Frame 1 (no input): blank canvas, image omitted
Frame 60 (the mouse pressed at the canvas centre just before this capture): blank canvas, image omitted
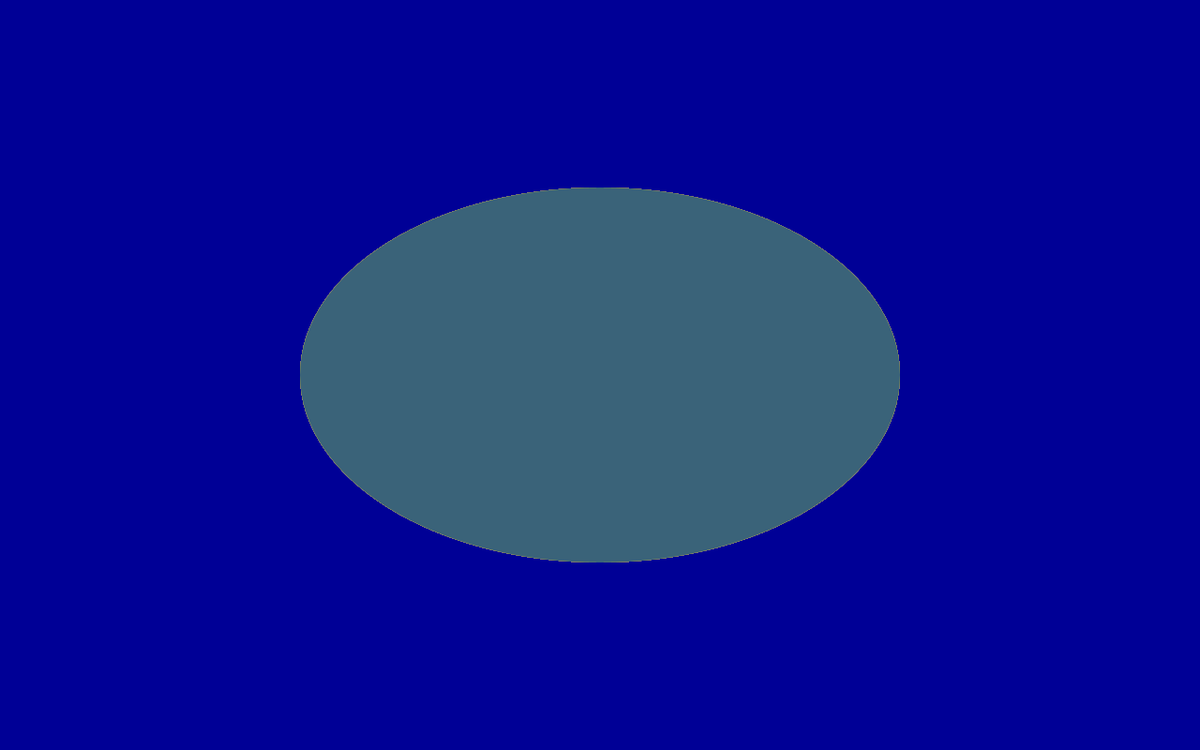
Frame 120 (the mouse held since frame 60 and released just before this capture)

The Processing sketch whose frames 1 and 60 were blank and that drew this single picture after the mouse press (run headless with seeded random() and noise(); from frame 60 on, the mouse is pressed at the canvas centre):

// Processing sketch: sketch_140930b
// ── sketch_140930b.pde
void setup(){
  background(0,0,150);
  size(1280,800);
}

void draw(){
  noStroke();
  fill(random(255), random(255), random(255));
  ellipse(width/2, height/2, mouseX, mouseY);
}
